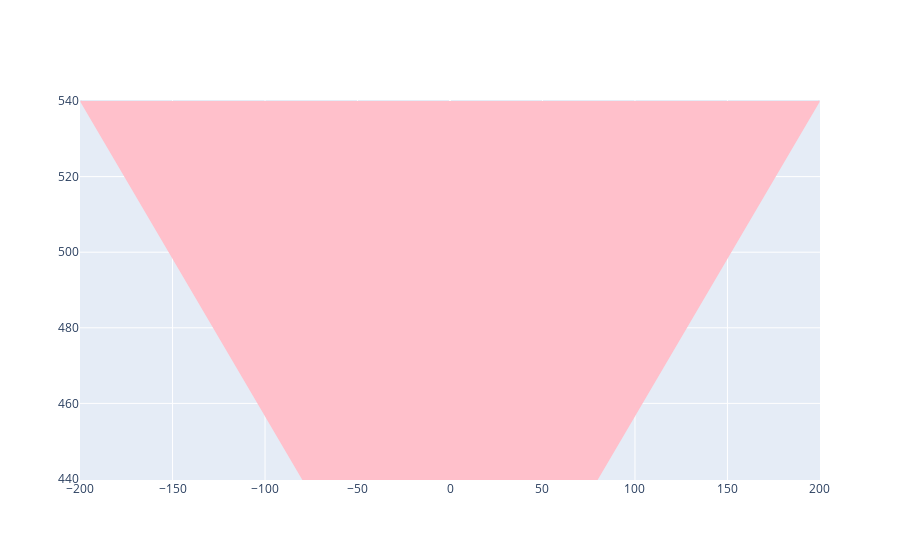

Here is the notebook cell this chart was saved with:
### Code cell
fig=go.Figure(data=[{}],
             layout=layout)

offline.iplot(fig)

### Figure 1 — Plotly figure (JSON) as saved in the notebook; plotly's stock layout.template omitted (floating-point values rounded to 4 significant figures)
{"data": [{"type": "scatter"}], "layout": {"shapes": [{"fillcolor": "Pink", "line": {"color": "Pink"}, "path": "M 199.5, 540 L 79.5,440 L -79.5, 440 L -199.5, 540 z", "type": "path"}]}}
